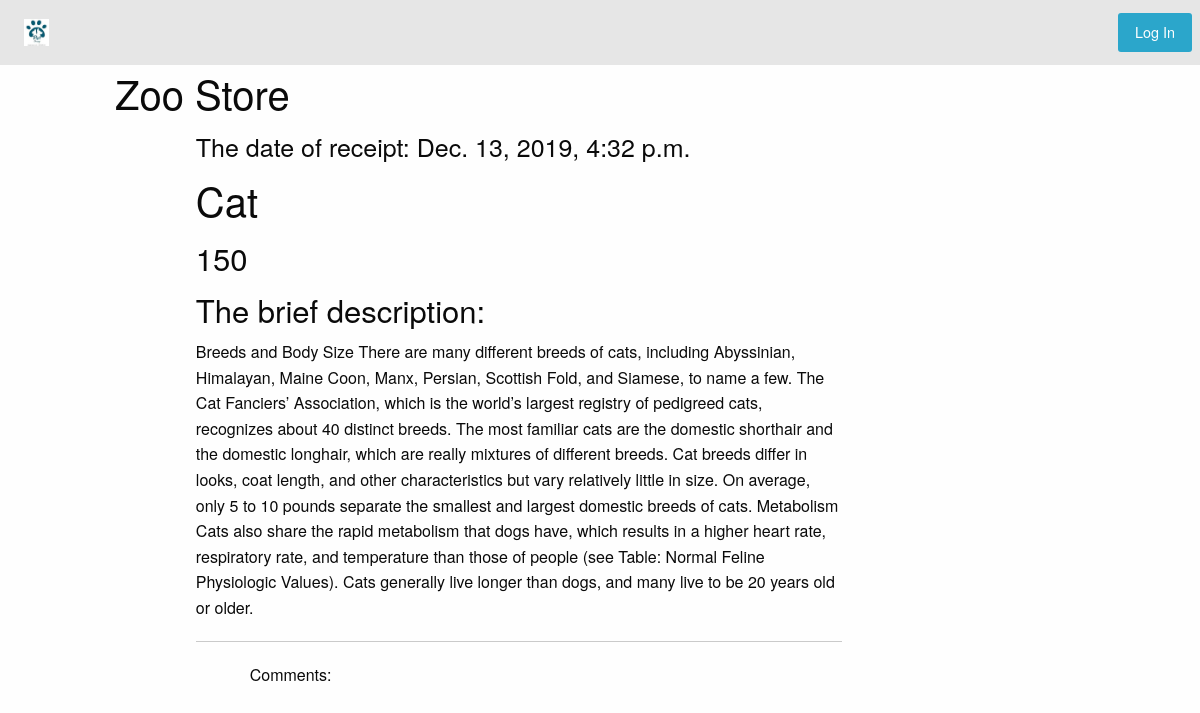
Screenshot of /articles/get/1/ with the database file from the repository.
### article/models.py (models this page shows)
class Animal(models.Model):
    class Meta:
        db_table = "animal"
    animal_name = models.CharField(max_length=200)
    animal_desc = models.TextField()
    animal_price = models.IntegerField()
    animal_date = models.DateTimeField()

### article/views.py (the view)
# urls.py: path('articles/get/<int:animal_id>/', article.views.animal),
def animal(request, animal_id=1):
    command_form = CommandForm
    args = {}
    args.update(csrf(request))
    args['animal'] = Animal.objects.get(id=animal_id)
    args['comments'] = Commands.objects.filter(comments_article_id=animal_id)
    args['form'] = command_form
    args['username'] = auth.get_user(request).username
    return render_to_response('animal.html', args)

### article/templates/animal.html (shortened to what this page needs)
{% extends 'main.html' %}
{% load staticfiles %}
{% block animal %}
<h4>The date of receipt: {{ animal.animal_date }}</h4>
<h2>{{ animal.animal_name }}</h2>
    <h3>{{ animal.animal_price }}</h3>
    <h3>The brief description:</h3>
<p>{{ animal.animal_desc }}</p>
<hr>
    <div class="large-offset-1 large-8 columns">
<p>Comments:</p>
    </div>
{% endblock %}

### rows the page displays
Animal: animal_date "Dec. 13, 2019, 4:32 p.m.", animal_name "Cat", animal_price "150", animal_desc "Breeds and Body Size There are many different breeds of cats, including Abyssinian, Himalayan, Maine Coon, Manx, Persian, Scottish Fold, and Siamese, to name a few. The Cat Fanciers’ Association, which is the world’s largest registry of pedigreed cats, recognizes about 40 distinct breeds. The most familiar cats are the domestic shorthair and the domestic longhair, which are really mixtures of different breeds. Cat breeds differ in looks, coat length, and other characteristics but vary relatively little in size. On average, only 5 to 10 pounds separate the smallest and largest domestic breeds of cats. Metabolism Cats also share the rapid metabolism that dogs have, which results in a higher…"
